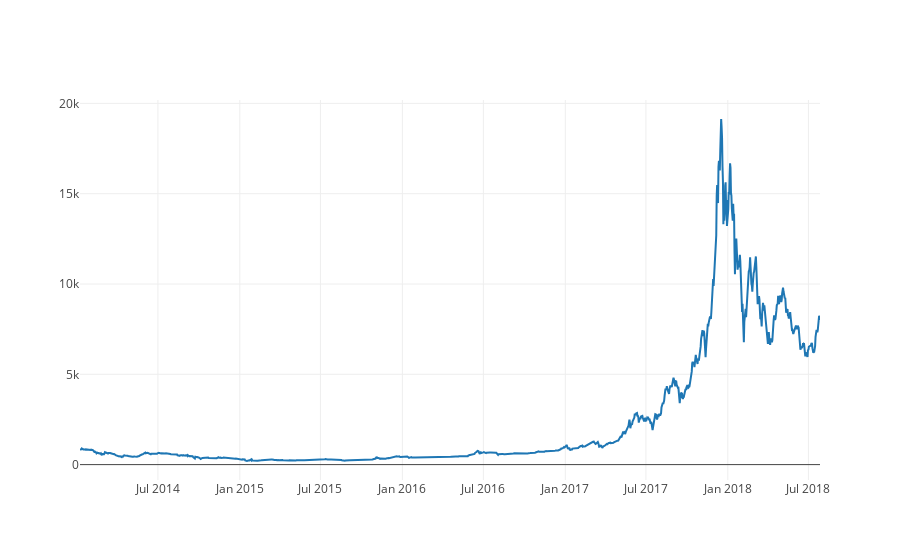

This figure's notebook cell:
### Code cell
btc_trace = go.Scatter(x=data.index, y=data['Weighted Price'], name= 'Price')
py.iplot([btc_trace])

### Figure 1 — Plotly figure (JSON) as saved in the notebook; plotly's stock layout.template omitted (floating-point values rounded to 4 significant figures; data arrays with more than 128 entries replaced by an {"elided": "..."} marker saying what was removed)
{"data": [{"name": "Price", "type": "scatter", "x": {"elided": "1663 str values"}, "y": {"elided": "1663 float values"}}], "layout": {}}
